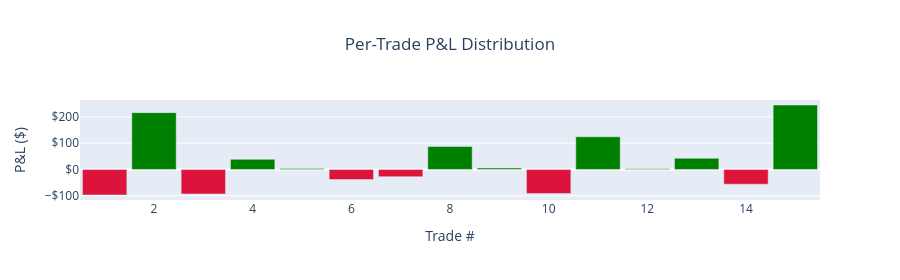

The notebook cell this image was saved under:
### Markdown cell above
### Per-trade P&L distribution

### Code cell
report.plot_pnl_dist()

### Figure 1 — Plotly figure (JSON) as saved in the notebook; plotly's stock layout.template omitted (floating-point values rounded to 4 significant figures)
{"data": [{"customdata": [["expiration", "earnings_call"], ["expiration", "earnings_put"], ["expiration", "earnings_call"], ["expiration", "earnings_put"], ["expiration", "earnings_call"], ["expiration", "earnings_put"], ["expiration", "earnings_call"], ["expiration", "earnings_put"], ["expiration", "earnings_call"], ["expiration", "earnings_put"], ["expiration", "earnings_call"], ["expiration", "earnings_put"], ["expiration", "earnings_call"], ["expiration", "earnings_put"], ["expiration", "earnings_put"]], "hovertemplate": "Trade #: %{x}<br>P&L: $%{y:,.0f}<br>Exit type: %{customdata[0]}<br>Leg: %{customdata[1]}<br><extra></extra>", "marker": {"color": ["crimson", "green", "crimson", "green", "green", "crimson", "crimson", "green", "green", "crimson", "green", "green", "green", "crimson", "green"]}, "showlegend": false, "type": "bar", "x": [1, 2, 3, 4, 5, 6, 7, 8, 9, 10, 11, 12, 13, 14, 15], "y": [-97.0, 216.0, -93.0, 38.5, 3.5, -38.5, -27.5, 87.5, 5.5, -91.5, 124.0, 2.5, 42.5, -56.0, 245.0]}], "layout": {"autosize": true, "bargap": 0.1, "height": 280, "title": {"text": "Per-Trade P&L Distribution", "x": 0.5}, "xaxis": {"title": {"text": "Trade #"}}, "yaxis": {"tickformat": "$,.0f", "title": {"text": "P&L ($)"}}}}
